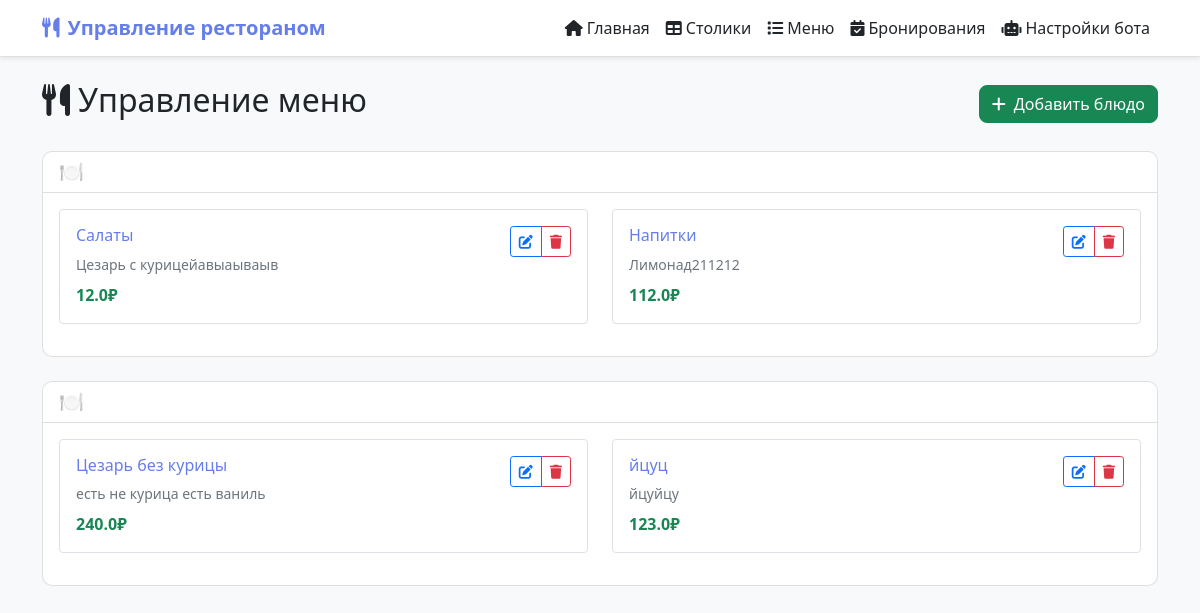
Before: /menu with the older database file.
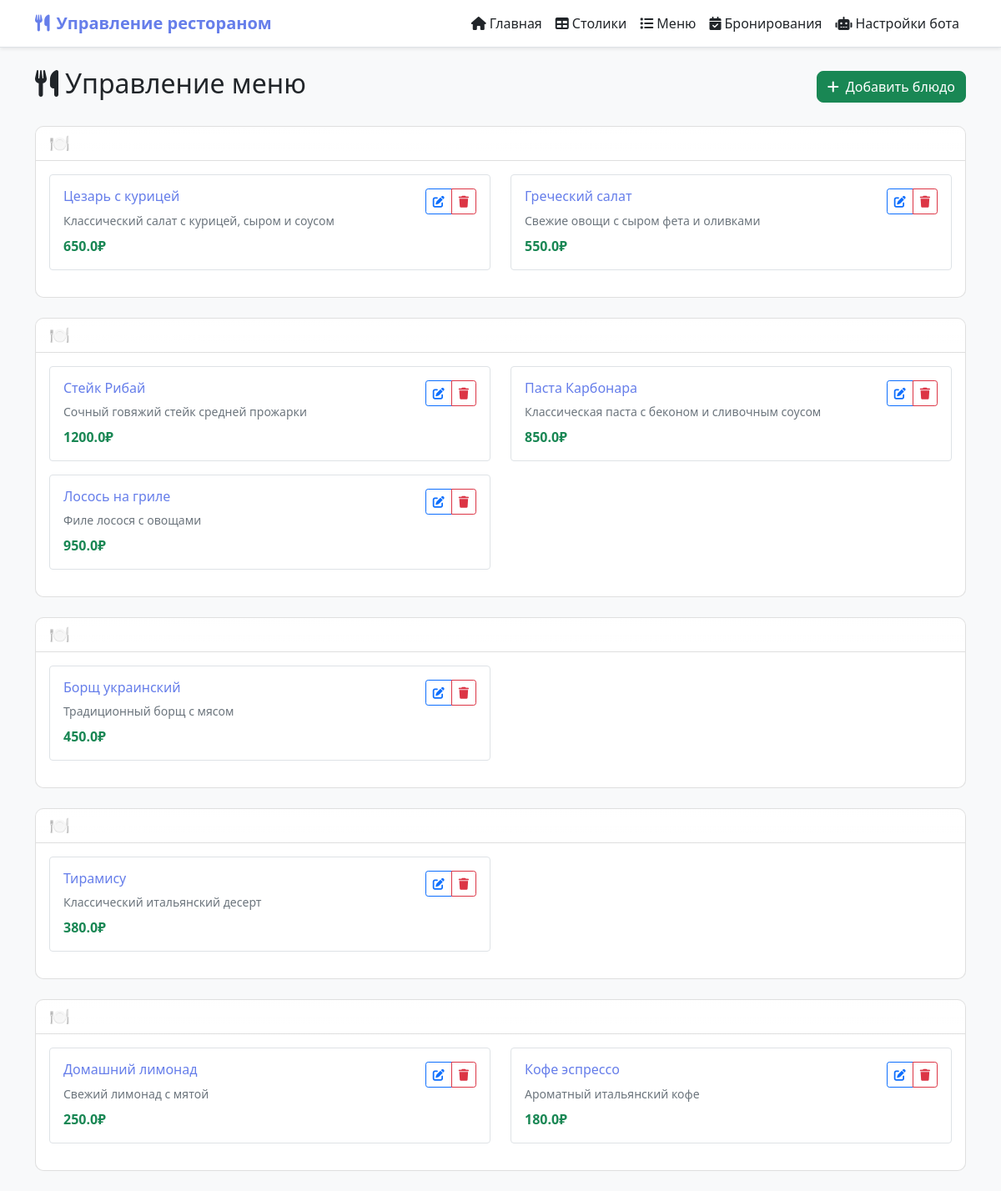
After: the same page with the newer database file.
### tables this page shows
CREATE TABLE menu_items (
            id INTEGER PRIMARY KEY,
            restaurant_id INTEGER,
            category TEXT,
            name TEXT,
            description TEXT,
            price REAL,
            FOREIGN KEY (restaurant_id) REFERENCES restaurants (id)
        );

### web_interface.py (the view)
@app.route('/menu')
def menu_list():
    conn = sqlite3.connect('restaurant.db')
    cursor = conn.cursor()
    cursor.execute("SELECT category, name, description, price FROM menu_items WHERE restaurant_id = 1")
    menu_items = cursor.fetchall()
    conn.close()
    menu_by_category = {}
    for category, item_name, description, price in menu_items:
        if category not in menu_by_category:
            menu_by_category[category] = []
        menu_by_category[category].append({
            'name': item_name,
            'description': description,
            'price': price
        })
    return render_template('menu.html', menu_by_category=menu_by_category)

### templates/menu.html (shortened to what this page needs)
{% extends "base.html" %}
{% block content %}
<div class="d-flex justify-content-between align-items-center mb-4">
    <h2><i class="fas fa-utensils me-2"></i>Управление меню</h2>
    <a href="{{ url_for('add_menu_item') }}" class="btn btn-success">
        <i class="fas fa-plus me-2"></i>Добавить блюдо
    </a>
</div>
{% if menu_by_category %}
    {% for category, items in menu_by_category.items() %}
        <div class="card mb-4">
            <div class="card-header bg-gradient text-white">
                <h5 class="mb-0">🍽️ {{ category }}</h5>
            </div>
            <div class="card-body">
                <div class="row">
                    {% for item in items %}
                        <div class="col-md-6 mb-3">
                            <div class="border rounded p-3">
                                <div class="d-flex justify-content-between align-items-start">
                                    <div>
                                        <h6 class="text-primary">{{ item.name }}</h6>
                                        <p class="text-muted small mb-2">{{ item.description }}</p>
                                        <strong class="text-success">{{ item.price }}₽</strong>
                                    </div>
                                    <div class="btn-group btn-group-sm">
                                        <a href="{{ url_for('edit_menu_item', item_name=item.name) }}"
                                           class="btn btn-outline-primary btn-sm">
                                            <i class="fas fa-edit"></i>
                                        </a>
                                        <a href="{{ url_for('delete_menu_item', item_name=item.name) }}"
                                           class="btn btn-outline-danger btn-sm"
                                           onclick="return confirm('Удалить {{ item.name }}?')">
                                            <i class="fas fa-trash"></i>
                                        </a>
                                    </div>
                                </div>
                            </div>
                        </div>
                    {% endfor %}
                </div>
            </div>
        </div>
    {% endfor %}
{% endif %}
{% endblock %}

### templates/base.html (shortened to what this page needs)
<!DOCTYPE html>
<html lang="ru">
<head>
    <link href="https://cdn.jsdelivr.net/npm/bootstrap@5.1.3/dist/css/bootstrap.min.css" rel="stylesheet">
    <link href="https://cdnjs.cloudflare.com/ajax/libs/font-awesome/6.0.0/css/all.min.css" rel="stylesheet">
</head>
<body class="bg-light">
    <nav class="navbar navbar-expand-lg navbar-light bg-white shadow-sm border-bottom">
    <div class="container">
        <a class="navbar-brand text-primary" href="{{ url_for('dashboard') }}">
            <i class="fas fa-utensils me-2"></i>Управление рестораном
        </a>
        <div class="navbar-nav ms-auto">
            <a class="nav-link text-dark" href="{{ url_for('dashboard') }}">
                <i class="fas fa-home me-1"></i>Главная
            </a>
            <a class="nav-link text-dark" href="{{ url_for('tables_list') }}">
                <i class="fas fa-table me-1"></i>Столики
            </a>
            <a class="nav-link text-dark" href="{{ url_for('menu_list') }}">
                <i class="fas fa-list me-1"></i>Меню
            </a>
            <a class="nav-link text-dark" href="{{ url_for('bookings_list') }}">
                <i class="fas fa-calendar-check me-1"></i>Бронирования
            </a>
            <a class="nav-link text-dark" href="{{ url_for('bot_settings') }}">
                <i class="fas fa-robot me-1"></i>Настройки бота
            </a>
        </div>
    </div>
</nav>
    <div class="container mt-4">
        {% block content %}{% endblock %}
    </div>
</body>
</html>

### templates/base.html (style rules this page uses)
.navbar-brand { font-weight: bold; }
.card { margin-bottom: 20px; border-radius: 10px; }
.btn { border-radius: 8px; }
.bg-gradient { background: linear-gradient(135deg, #667eea 0%, #764ba2 100%); }
.text-primary { color: #667eea !important; }

Changed rows visible on the page:
removed menu_items: name "Салаты", description "Цезарь с курицейавыаываыв", price "12.0"
removed menu_items: name "Напитки", description "Лимонад211212", price "112.0"
removed menu_items: name "Цезарь без курицы", description "есть не курица есть ваниль", price "240.0", menu_items (name "йцуц", description "йцуйцу", price "123.0")
added menu_items: name "Цезарь с курицей", description "Классический салат с курицей, сыром и соусом", price "650.0"
added menu_items: name "Греческий салат", description "Свежие овощи с сыром фета и оливками", price "550.0"
added menu_items: name "Стейк Рибай", description "Сочный говяжий стейк средней прожарки", price "1200.0"
added menu_items: name "Паста Карбонара", description "Классическая паста с беконом и сливочным соусом", price "850.0"
added menu_items: name "Лосось на гриле", description "Филе лосося с овощами", price "950.0"
now on one of the page's lists (row edited): menu_items: name "Борщ украинский", description "Традиционный борщ с мясом", price "450.0"
added menu_items: name "Тирамису", description "Классический итальянский десерт", price "380.0"
added menu_items: name "Домашний лимонад", description "Свежий лимонад с мятой", price "250.0"
added menu_items: name "Кофе эспрессо", description "Ароматный итальянский кофе", price "180.0"
